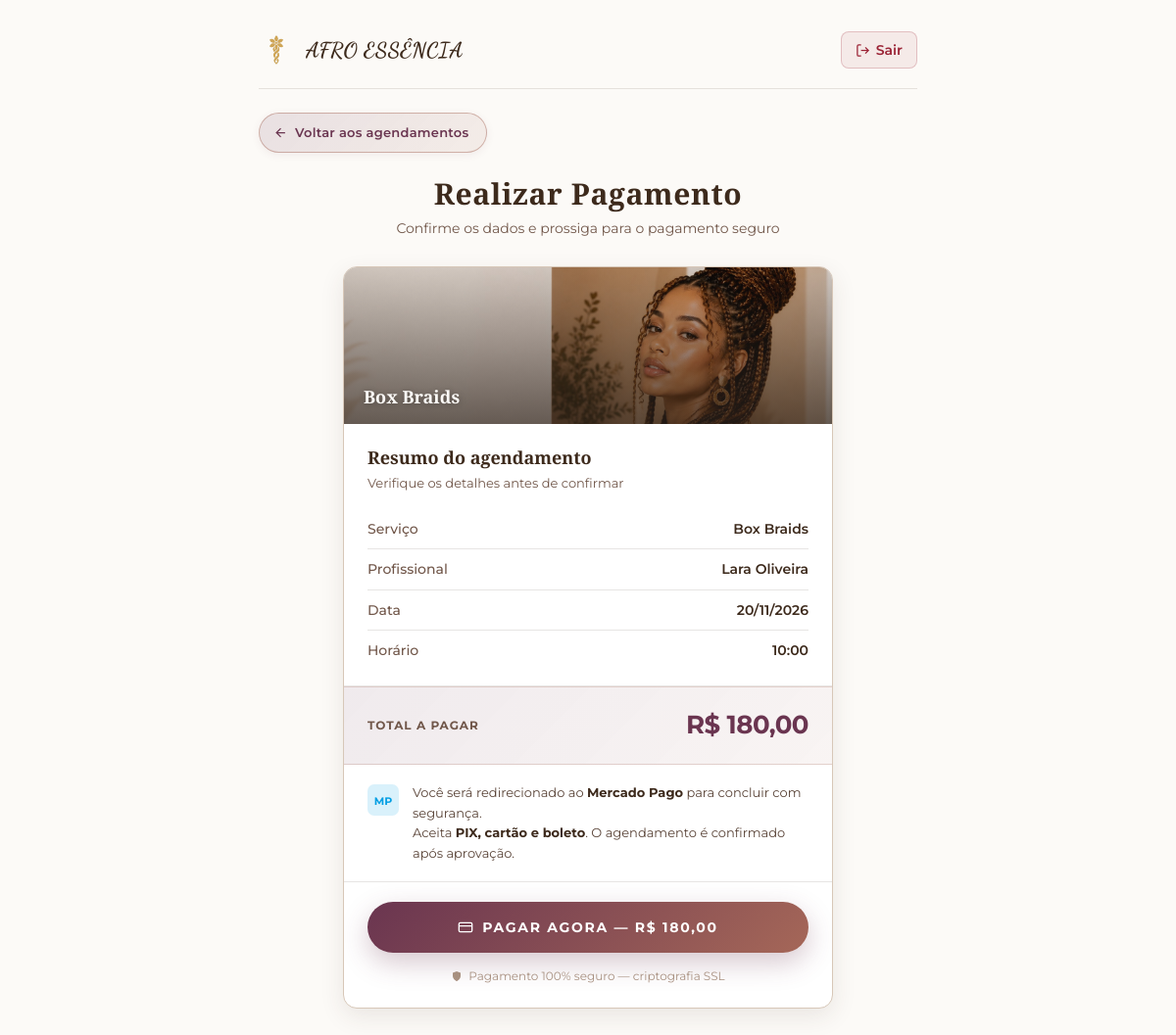
The app's page /pagamento/iniciar/1 (signed in) with its own data.
### tables this page shows
CREATE TABLE `servicos` (
  `id`                   int(11)        NOT NULL AUTO_INCREMENT,
  `categoria_id`         int(11)        DEFAULT NULL,
  `nome`                 varchar(120)   NOT NULL,
  `slug`                 varchar(160)   DEFAULT NULL,
  `descricao`            text           DEFAULT NULL,
  `imagem`               varchar(255)   DEFAULT NULL,
  `beneficios`           text           DEFAULT NULL,
  `tempo_duracao_texto`  varchar(120)   DEFAULT NULL,
  `manutencao`           varchar(200)   DEFAULT NULL,
  `cuidados_pos_servico` text           DEFAULT NULL,
  `valor`                decimal(10,2)  NOT NULL DEFAULT 0.00,
  `duracao_minutos`      int(11)        NOT NULL DEFAULT 60,
  `status`               enum('ativo','inativo') NOT NULL DEFAULT 'ativo',
  `created_at`           timestamp      NOT NULL DEFAULT current_timestamp(),
  PRIMARY KEY (`id`),
  UNIQUE KEY `idx_servicos_slug` (`slug`),
  KEY `fk_servico_categoria` (`categoria_id`),
  CONSTRAINT `fk_servico_categoria` FOREIGN KEY (`categoria_id`) REFERENCES `categorias` (`id`)
);

CREATE TABLE `agendamentos` (
  `id`               int(11)  NOT NULL AUTO_INCREMENT,
  `cliente_id`       int(11)  NOT NULL,
  `profissional_id`  int(11)  NOT NULL,
  `servico_id`       int(11)  NOT NULL,
  `data_agendamento` date     NOT NULL,
  `hora_inicio`      time     NOT NULL,
  `hora_fim`         time     NOT NULL,
  `status`           enum('pendente','confirmado','em_andamento','concluido','cancelado') NOT NULL DEFAULT 'pendente',
  `observacoes`      text     DEFAULT NULL,
  `valor_final`      decimal(10,2) DEFAULT NULL,
  `oculto_cliente`   tinyint(1)    NOT NULL DEFAULT 0,
  `created_at`       timestamp NOT NULL DEFAULT current_timestamp(),
  PRIMARY KEY (`id`),
  KEY `fk_ag_cliente`      (`cliente_id`),
  KEY `fk_ag_profissional` (`profissional_id`),
  KEY `fk_ag_servico`      (`servico_id`),
  CONSTRAINT `fk_ag_cliente`      FOREIGN KEY (`cliente_id`)      REFERENCES `clientes` (`id`),
  CONSTRAINT `fk_ag_profissional` FOREIGN KEY (`profissional_id`) REFERENCES `profissionais` (`id`),
  CONSTRAINT `fk_ag_servico`      FOREIGN KEY (`servico_id`)      REFERENCES `servicos` (`id`)
);

### app/controllers/BaseController.php (called while the page is built, shortened)
<?php
class BaseController
{
    protected function view(string $path, array $data = []): void
    {
        extract($data);
        $viewFile = __DIR__ . "/../views/" . $path . ".php";
        require $viewFile;
    }
}

### app/controllers/PagamentoController.php (called while the page is built, shortened)
<?php
class PagamentoController extends BaseController
{
    public function iniciar(int $agendamentoId = 0)
    {
        $agendamentoDAO = new AgendamentoDAO();
        $agendamento    = $agendamentoDAO->findById($agendamentoId);
        $servicoDAO = new ServicoDAO();
        $servico    = $servicoDAO->findById((int) $agendamento['servico_id']);
        $profissionalDAO = new ProfissionalDAO();
        $profissional    = $profissionalDAO->findById((int) $agendamento['profissional_id']);
        $nomeProfissional = '';
        if ($profissional) {
            $usuarioDAO = new UsuarioDAO();
            $usuProf    = $usuarioDAO->findById((int) $profissional['usuario_id']);
            $nomeProfissional = $usuProf['nome'] ?? '';
        }
        $erro    = $_SESSION['erro']    ?? null;
        $sucesso = $_SESSION['success'] ?? null;
        $this->view('pagamento/iniciar', [
            'agendamento'      => $agendamento,
            'servico'          => $servico,
            'nomeProfissional' => $nomeProfissional,
            'erro'             => $erro,
            'sucesso'          => $sucesso,
        ]);
    }
}

### config/database.example.php (called while the page is built, shortened)
<?php
if (!defined('APP_PUBLIC_URL')) {
    $protocol = (!empty($_SERVER['HTTPS']) && $_SERVER['HTTPS'] !== 'off') ? 'https' : 'http';
    $host     = $_SERVER['HTTP_HOST'] ?? 'localhost';
}
class Database {
    private static $conn = null;
    public static function getConnection() {
        if (self::$conn === null) {
            $host   = defined('DB_HOST')   ? DB_HOST   : 'localhost';
            $name   = defined('DB_NAME')   ? DB_NAME   : 'afro_essencia';
            $user   = defined('DB_USER')   ? DB_USER   : 'root';
            $pass   = defined('DB_PASS')   ? DB_PASS   : '';
            $charset = 'utf8mb4';
            try {
                self::$conn = new PDO(
                    "mysql:host={$host};dbname={$name};charset={$charset}",
                    $user,
                    $pass
                );
                self::$conn->setAttribute(PDO::ATTR_ERRMODE, PDO::ERRMODE_EXCEPTION);
                self::$conn->setAttribute(PDO::ATTR_DEFAULT_FETCH_MODE, PDO::FETCH_ASSOC);
                self::$conn->setAttribute(PDO::ATTR_EMULATE_PREPARES, false);
            } catch (PDOException $e) {
                error_log('DB Connection error: ' . $e->getMessage());
                http_response_code(500);
                die("<h2>Erro interno. Tente novamente em instantes.</h2>");
            }
        }
        return self::$conn;
    }
}

### app/dao/BaseDAO.php (called while the page is built, shortened)
<?php
class BaseDAO {
    public function __construct() {
        $this->conn = Database::getConnection();
    }
}

### app/dao/AgendamentoDAO.php (called while the page is built, shortened)
<?php
class AgendamentoDAO extends BaseDAO
{
    public function findById(int $id): ?array
    {
        $stmt = $this->conn->prepare(
            "SELECT a.*,
                    s.nome  AS servico,
                    s.valor AS valor,
                    u.nome  AS profissional
             FROM agendamentos  a
             LEFT JOIN servicos      s  ON a.servico_id      = s.id
             LEFT JOIN profissionais p  ON a.profissional_id = p.id
             LEFT JOIN usuarios      u  ON p.usuario_id      = u.id
             WHERE a.id = ?
             LIMIT 1"
        );
        $stmt->execute([$id]);
        $r = $stmt->fetch(PDO::FETCH_ASSOC);
        return $r ?: null;
    }
}

### app/dao/ServicoDAO.php (called while the page is built, shortened)
<?php
class ServicoDAO extends BaseDAO
{
    public function findById(int $id): ?array
    {
        $stmt = $this->conn->prepare(
            "SELECT s.*, c.nome AS categoria
             FROM servicos s
             LEFT JOIN categorias c ON s.categoria_id = c.id
             WHERE s.id = ? LIMIT 1"
        );
        $stmt->execute([$id]);
        $r = $stmt->fetch(PDO::FETCH_ASSOC);
        return $r ?: null;
    }
}

### app/dao/ProfissionalDAO.php (called while the page is built, shortened)
<?php
class ProfissionalDAO extends BaseDAO
{
    public function findById($id): ?array
    {
        $sql  = "SELECT p.*, u.nome, u.email FROM profissionais p JOIN usuarios u ON p.usuario_id = u.id WHERE p.id = ?";
        $stmt = $this->conn->prepare($sql);
        $stmt->execute([$id]);
        $row = $stmt->fetch();
        return $row ?: null;
    }
}

### app/dao/UsuarioDAO.php (called while the page is built, shortened)
<?php
class UsuarioDAO extends BaseDAO
{
    public function findById(int $id): ?array
    {
        $stmt = $this->conn->prepare(
            "SELECT id, nome, email, tipo_usuario, telefone, foto, status, created_at
             FROM usuarios WHERE id = ? LIMIT 1"
        );
        $stmt->execute([$id]);
        $r = $stmt->fetch(PDO::FETCH_ASSOC);
        return $r ?: null;
    }
}

### app/views/pagamento/iniciar.php (the view, shortened to what this page needs)
<!DOCTYPE html>
<html lang="pt-br">
<head>
    <link rel="stylesheet" href="/afro_essencia/public/css/page-layout.css">
    <link rel="stylesheet" href="/afro_essencia/public/css/pagamento.css">
</head>
<body>
<div class="page-container">
    <header class="page-header">
        <a href="/afro_essencia/dashboard" class="page-brand">
            <img src="/afro_essencia/public/imagens/logo.png" alt="AFRO ESSÊNCIA">
            <span class="page-brand-name">AFRO ESSÊNCIA</span>
        </a>
        <a href="/afro_essencia/auth/logout" class="page-logout">
            <svg width="15" height="15" viewBox="0 0 24 24" fill="none" stroke="currentColor" stroke-width="2">
                <path d="M9 21H5a2 2 0 0 1-2-2V5a2 2 0 0 1 2-2h4"/>
                <polyline points="16 17 21 12 16 7"/>
                <line x1="21" y1="12" x2="9" y2="12"/>
            </svg>
            Sair
        </a>
    </header>
    <a href="/afro_essencia/agendamento/index" class="page-back">
        <svg width="15" height="15" viewBox="0 0 24 24" fill="none" stroke="currentColor" stroke-width="2">
            <path d="M19 12H5M12 19l-7-7 7-7"/>
        </svg>
        Voltar aos agendamentos
    </a>
    <h1 class="page-title">Realizar Pagamento</h1>
    <p class="page-subtitle">Confirme os dados e prossiga para o pagamento seguro</p>
    <div class="pag-iniciar-card">
        <?php
            $imgServico = $servico['imagem'] ?? '';
            $imgPath    = '/afro_essencia/public/imagens/' . $imgServico;
            if (!empty($imgServico)):
        ?>
        <div class="pag-banner" aria-hidden="true">
            <img src="<?= htmlspecialchars($imgPath, ENT_QUOTES) ?>" alt="" class="pag-banner-img">
            <div class="pag-banner-overlay"></div>
            <span class="pag-banner-nome"><?= htmlspecialchars($servico['nome'] ?? '', ENT_QUOTES) ?></span>
        </div>
        <?php endif; ?>
        <div class="pag-head">
            <h2 class="pag-titulo">Resumo do agendamento</h2>
            <p class="pag-subtitulo">Verifique os detalhes antes de confirmar</p>
        </div>
        <div class="pag-rows-wrap">
            <div class="pag-row">
                <span class="pag-chave">Serviço</span>
                <span class="pag-row-valor"><?= htmlspecialchars($servico['nome'] ?? '—') ?></span>
            </div>
            <div class="pag-row">
                <span class="pag-chave">Profissional</span>
                <span class="pag-row-valor"><?= htmlspecialchars($nomeProfissional ?: ($agendamento['profissional'] ?? '—')) ?></span>
            </div>
            <div class="pag-row">
                <span class="pag-chave">Data</span>
                <span class="pag-row-valor"><?= date('d/m/Y', strtotime($agendamento['data_agendamento'])) ?></span>
            </div>
            <div class="pag-row">
                <span class="pag-chave">Horário</span>
                <span class="pag-row-valor"><?= substr($agendamento['hora_inicio'], 0, 5) ?></span>
            </div>
        </div>
        <div class="pag-valor-destaque">
            <span class="pag-valor-label">Total a pagar</span>
            <span class="pag-valor-num">R$ <?= number_format($servico['valor'] ?? 0, 2, ',', '.') ?></span>
        </div>
        <div class="pag-gateway-wrap">
            <div class="pag-gateway-logo" aria-hidden="true">
                <svg width="32" height="32" viewBox="0 0 38 38" fill="none">
                    <rect width="38" height="38" rx="8" fill="#009EE3" opacity="0.15"/>
                    <text x="19" y="25" text-anchor="middle" font-size="13" font-weight="bold" fill="#009EE3">MP</text>
                </svg>
            </div>
            <p class="pag-gateway-texto">
                Você será redirecionado ao <strong>Mercado Pago</strong> para concluir com segurança.<br>
                Aceita <strong>PIX, cartão e boleto</strong>. O agendamento é confirmado após aprovação.
            </p>
        </div>
        <a href="/afro_essencia/pagamento/checkout/<?= (int)$agendamento['id'] ?>" class="pag-btn">
            <svg width="16" height="16" viewBox="0 0 24 24" fill="none" stroke="currentColor" stroke-width="2" aria-hidden="true">
                <rect x="2" y="5" width="20" height="14" rx="2"/><path d="M2 10h20"/>
            </svg>
            Pagar agora — R$ <?= number_format($servico['valor'] ?? 0, 2, ',', '.') ?>
        </a>
        <p class="pag-seguranca">
            <svg width="12" height="12" viewBox="0 0 24 24" fill="currentColor" aria-hidden="true">
                <path d="M12 22s8-4 8-10V5l-8-3-8 3v7c0 6 8 10 8 10z"/>
            </svg>
            Pagamento 100% seguro — criptografia SSL
        </p>
    </div>
</div>
</body>
</html>

### public/css/page-layout.css (style rules this page uses)
*, *::before, *::after { box-sizing: border-box; margin: 0; padding: 0; }
html { scroll-behavior: smooth; }
body { font-family: 'Montserrat', 'Inter', sans-serif; background: var(--ds-bg); color: var(--ds-text); min-height: 100vh; -webkit-font-smoothing: antialiased; line-height: 1.6; }
.page-container { width: 100%; max-width: 720px; margin: 0 auto; padding: 32px 24px 80px; }
.page-header { display: flex; align-items: center; justify-content: space-between; padding-bottom: 20px; margin-bottom: 4px; border-bottom: 1px solid var(--ds-border-neutral); }
.page-brand { display: flex; align-items: center; gap: 12px; text-decoration: none; color: var(--ds-text); }
.page-brand img { width: 36px; height: 36px; object-fit: contain; }
.page-brand-name { font-family: 'Dancing Script', cursive; font-size: 1.35rem; font-weight: 700; color: var(--ds-text); letter-spacing: .02em; }
.page-logout { display: flex; align-items: center; gap: 6px; font-size: 14px; font-weight: 600; color: var(--ds-error); text-decoration: none; padding: 7px 14px; border-radius: var(--ds-radius-sm); border: 1px solid var(--ds-error-bdr); background: var(--ds-error-bg); transition: var(--ds-transition); }
.page-title { font-family: 'Playfair Display', serif; font-size: clamp(22px, 4vw, 30px); font-weight: 700; color: var(--ds-text); text-align: center; margin: 20px 0 6px; letter-spacing: .02em; }
.page-subtitle { text-align: center; font-size: 14px; color: var(--ds-text-muted); margin-bottom: 28px; line-height: 1.6; }

### public/css/design-system.css (style rules this page uses)
:root { --ds-bronze: #D4A96A; --ds-bronze-light: #DDB87C; --ds-bronze-strong: #C89453; --ds-bronze-soft: rgba(212,169,106,.13); --ds-bronze-border: rgba(212,169,106,.30); --ds-bronze-glow: rgba(212,169,106,.24); --ds-gold: #A56758; --ds-gold-strong: #6A3550; --ds-gold-soft: rgba(106,53,80,.10); --ds-gold-border: rgba(165,103,88,.28); --ds-bg: #FCFAF7; --ds-bg-warm: #F8F5F1; --ds-surface: #F4F1EC; --ds-surface-alt: #EDE3D8; --ds-surface-raise: #FFFFFF; --ds-text: #3D2A1C; --ds-text-soft: #5A4438; --ds-text-muted: #71574A; --ds-text-subtle: #A89080; --ds-text-on-dark: #FCFAF7; --ds-warm-100: #F8F5F1; --ds-warm-200: #EDE3D8; --ds-warm-300: #D7C7B8; --ds-warm-400: #CBB8A6; --ds-warm-500: #9C8778; --ds-mauve: #8C6673; --ds-rose: #B98475; --ds-border: rgba(165,103,88,.20); --ds-border-light: rgba(165,103,88,.12); --ds-border-focus: rgba(165,103,88,.70); --ds-border-neutral: rgba(69,53,44,.13); --ds-success: #2D6A4F; --ds-success-bg: rgba(45,106,79,.08); --ds-success-bdr: rgba(45,106,79,.22); --ds-error: #9B2335; --ds-error-bg: rgba(155,35,53,.07); --ds-error-bdr: rgba(155,35,53,.22); --ds-warning: #8B5E00; --ds-warning-bg: rgba(139,94,0,.08); --ds-info: #1B4F72; --ds-info-bg: rgba(27,79,114,.07); --ds-radius: 14px; --ds-radius-sm: 8px; --ds-radius-xs: 5px; --ds-radius-full: 999px; --ds-shadow-sm: 0 2px 8px rgba(69,53,44,.08); --ds-shadow: 0 8px 24px rgba(69,53,44,.10); --ds-shadow-md: 0 12px 36px rgba(69,53,44,.12); --ds-shadow-lg: 0 24px 60px rgba(69,53,44,.14); --ds-shadow-hover: 0 16px 40px rgba(106,53,80,.22); --ds-ease: cubic-bezier(.4,0,.2,1); --ds-transition: all .22s var(--ds-ease); --ds-transition-slow: all .38s var(--ds-ease); }
:root { --ds-text-xs: 11px; --ds-text-sm: 13px; --ds-text-base: 15px; --ds-text-md: 17px; --ds-text-lg: 20px; --ds-text-xl: 24px; --ds-text-2xl: 30px; --ds-text-3xl: clamp(28px, 3.5vw, 42px); --ds-weight-regular: 400; --ds-weight-medium: 500; --ds-weight-semi: 600; --ds-weight-bold: 700; --ds-lh-tight: 1.2; --ds-lh-snug: 1.4; --ds-lh-base: 1.65; --ds-lh-loose: 1.8; --ds-ls-tight: -0.01em; --ds-ls-normal: 0; --ds-ls-wide: 0.04em; --ds-ls-wider: 0.08em; --ds-ls-widest: 0.14em; }
*, *::before, *::after { box-sizing: border-box; }
html { -webkit-text-size-adjust: 100%; scroll-behavior: smooth; }
body { font-family: 'Montserrat', 'Inter', sans-serif; font-size: var(--ds-text-base); font-weight: var(--ds-weight-regular); line-height: var(--ds-lh-base); color: var(--ds-text); background: var(--ds-bg); -webkit-font-smoothing: antialiased; -moz-osx-font-smoothing: grayscale; }
h1 { font-size: clamp(28px, 4vw, 38px); font-weight: 700; line-height: 1.18; }
h2 { font-size: clamp(22px, 2.8vw, 28px); font-weight: 700; line-height: 1.22; }
p, li, td, input, select, textarea { font-size: 16px; line-height: 1.6; }
a, button, .dashboard-card, .nav-item, .metric-card, .ficha-item { transition: all .22s cubic-bezier(.4,0,.2,1); }

### records on screen
servicos: imagem (picture), nome "Box Braids", valor "180,00"
agendamentos: data_agendamento "20/11/2026", hora_inicio "10:00"

### other values on screen
$nomeProfissional ?: ($agendamento['profissional'] ?? '—') "Lara Oliveira"
